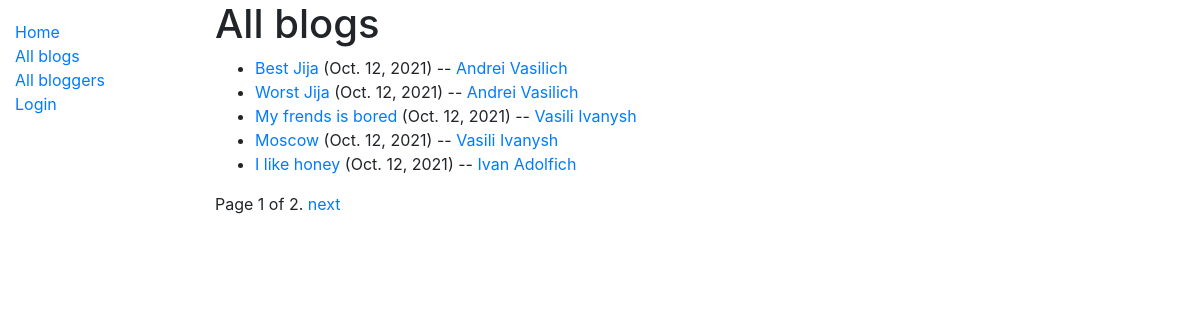
/blog/blogs/, run on the app's committed database.
### blog/models.py (models this page shows)
class Post(models.Model):
    title = models.CharField(max_length=255)
    content = models.TextField()
    date_add = models.DateField(auto_now_add=True)
    blogger = models.ForeignKey(Blogger, on_delete=models.CASCADE)
    class Meta:
        ordering = ['-date_add']
        permissions = (('can_create_new_post', 'Can create new post'),)
    def __str__(self):
        return self.title
    def get_absolute_url(self):
        return reverse('blog-detail', args=[str(self.id)])

class Blogger(models.Model):
    name = models.CharField(max_length=255)
    bio = models.TextField()
    def __str__(self):
        return self.name
    def get_absolute_url(self):
        return reverse('blogger-detail', args=[str(self.id)])

### blog/views.py (the view)
# urls.py: path('blogs/', views.BlogListView.as_view(), name='all-blogs'),
class BlogListView(generic.ListView):
    model = Post
    paginate_by = 5

### blog/templates/blog/post_list.html
{% extends "base_generic.html" %}
{% block content %}
<h1> All blogs </h1>
{% if post_list %}
<ul>
    {% for post in post_list %}
    <li>
        <a href="{{ post.get_absolute_url }}">{{ post }}</a>
        ({{ post.date_add }}) -- <a href="{{ post.blogger.get_absolute_url}}">{{ post.blogger }}</a>
    </li>
    {% endfor %}
</ul>
{% endif %}
{% endblock %}

### data on the page
Post: title "Best Jija", date_add "Oct. 12, 2021", blogger "Andrei Vasilich"
Post: title "Worst Jija", date_add "Oct. 12, 2021", blogger "Andrei Vasilich"
Post: title "My frends is bored", date_add "Oct. 12, 2021", blogger "Vasili Ivanysh"
Post: title "Moscow", date_add "Oct. 12, 2021", blogger "Vasili Ivanysh"
Post: title "I like honey", date_add "Oct. 12, 2021", blogger "Ivan Adolfich"

### other printed values
{{ page_obj.number }} "1"
{{ page_obj.paginator.num_pages }} "2"
